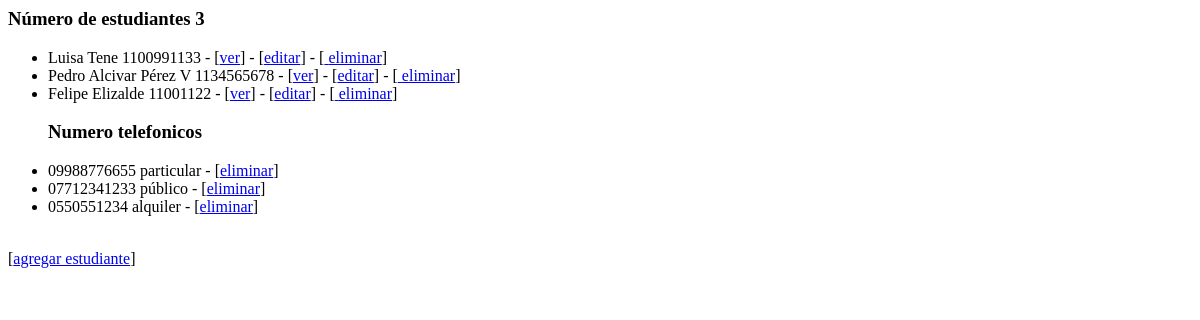
Before: / with the older database file.
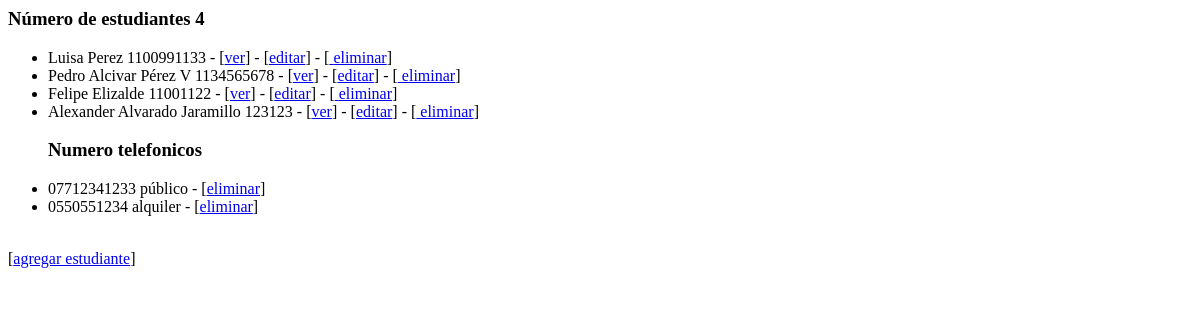
After: the same page with the newer database file.
### administrativo/models.py (models this page shows)
class Estudiante(models.Model):
    nombre = models.CharField(max_length=30)
    apellido = models.CharField(max_length=30)
    cedula = models.CharField(max_length=30, unique=True)
    def __str__(self):
        return "%s %s %s" % (self.nombre,
                self.apellido,
                self.cedula)

class NumeroTelefonico(models.Model):
    telefono = models.CharField(max_length=100)
    tipo = models.CharField(max_length=100)
    estudiante = models.ForeignKey(Estudiante, on_delete=models.CASCADE)
    def __str__(self):
        return "%s %s" % (self.telefono, self.tipo)

### administrativo/views.py (the view)
# urls.py: path('', views.index, name='index'),
def index(request):
    estudiantes = Estudiante.objects.all()
    numeros = NumeroTelefonico.objects.all()
    informacion_template = {'estudiantes': estudiantes, 'numero_estudiantes': len(estudiantes), 'numero_telefonico': numeros}
    return render(request, 'index.html', informacion_template)

### administrativo/templates/index.html (shortened to what this page needs)
<h3>Número de estudiantes {{ numero_estudiantes }}</h3>
<ul>
 {% for e in estudiantes %}
  <li>
    {{e}} - [<a href="{% url 'obtener_estudiante' e.id %}">ver</a>] -
    [<a href="{% url 'editar_estudiante' e.id %}">editar</a>] -
    [<a href="{% url 'eliminar_estudiante' e.id %}"
      onclick="return confirm('¿Está seguro de la eliminación?')" >
      eliminar</a>]
  </li>
{% endfor %}
<h3> Numero telefonicos </h3>
  {% for n in numero_telefonico %}
    <li>
   {{n}} - [<a href="{% url 'eliminar_numero' n.id %}"
    onclick="return confirm('¿Está seguro de la eliminación?')" >eliminar</a>]
    </li>
  {%endfor%}
</ul>
[<a href="{% url 'crear_estudiante' %}">agregar estudiante</a>]

Changed rows visible on the page:
removed NumeroTelefonico: telefono+tipo "09988776655 particular"
changed Estudiante: nombre+apellido+cedula "Luisa Tene 1100991133" → "Luisa Perez 1100991133"
added Estudiante: nombre+apellido+cedula "Alexander Alvarado Jaramillo 123123"
Other visible differences:
{{ numero_estudiantes }}: "3" → "4"
